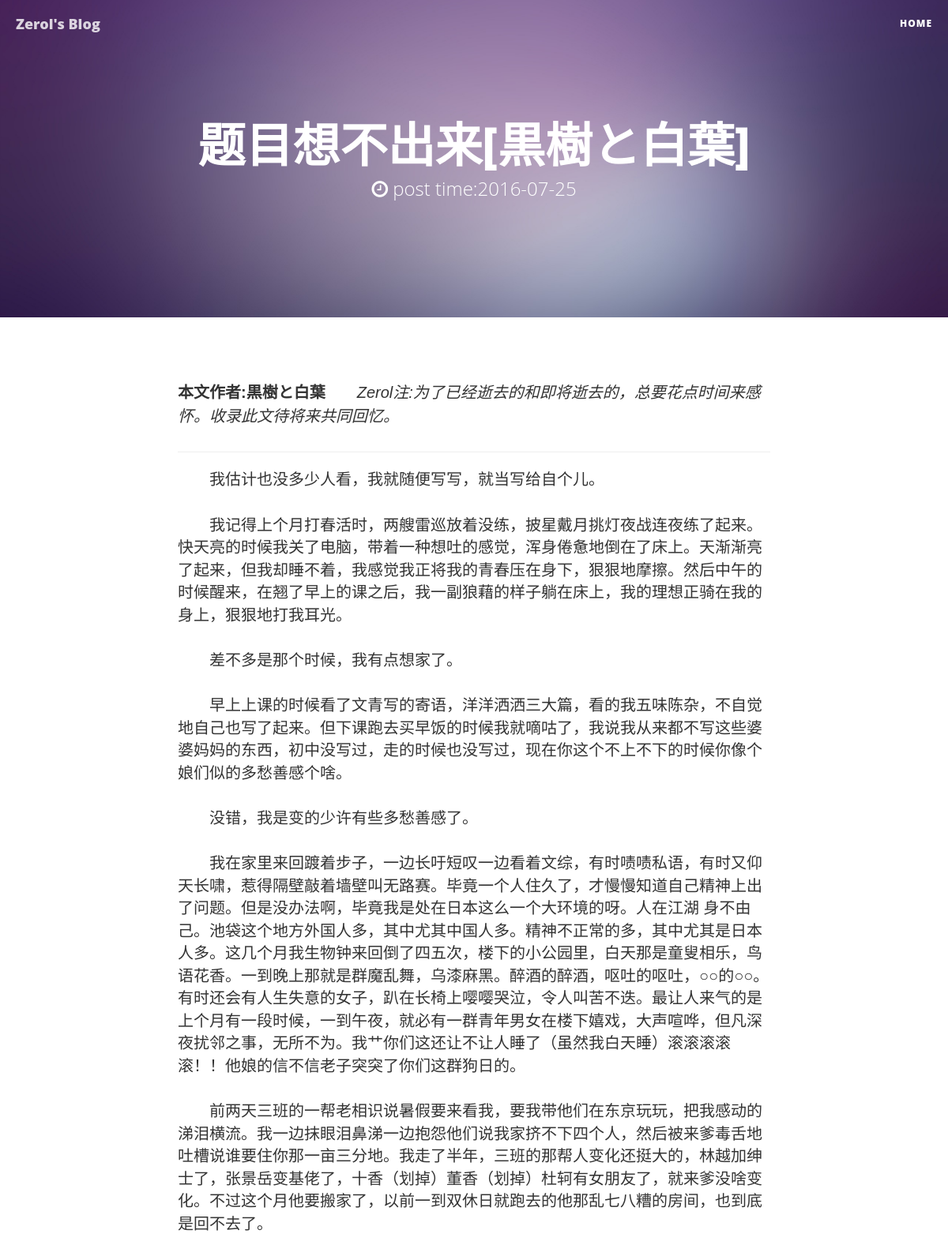
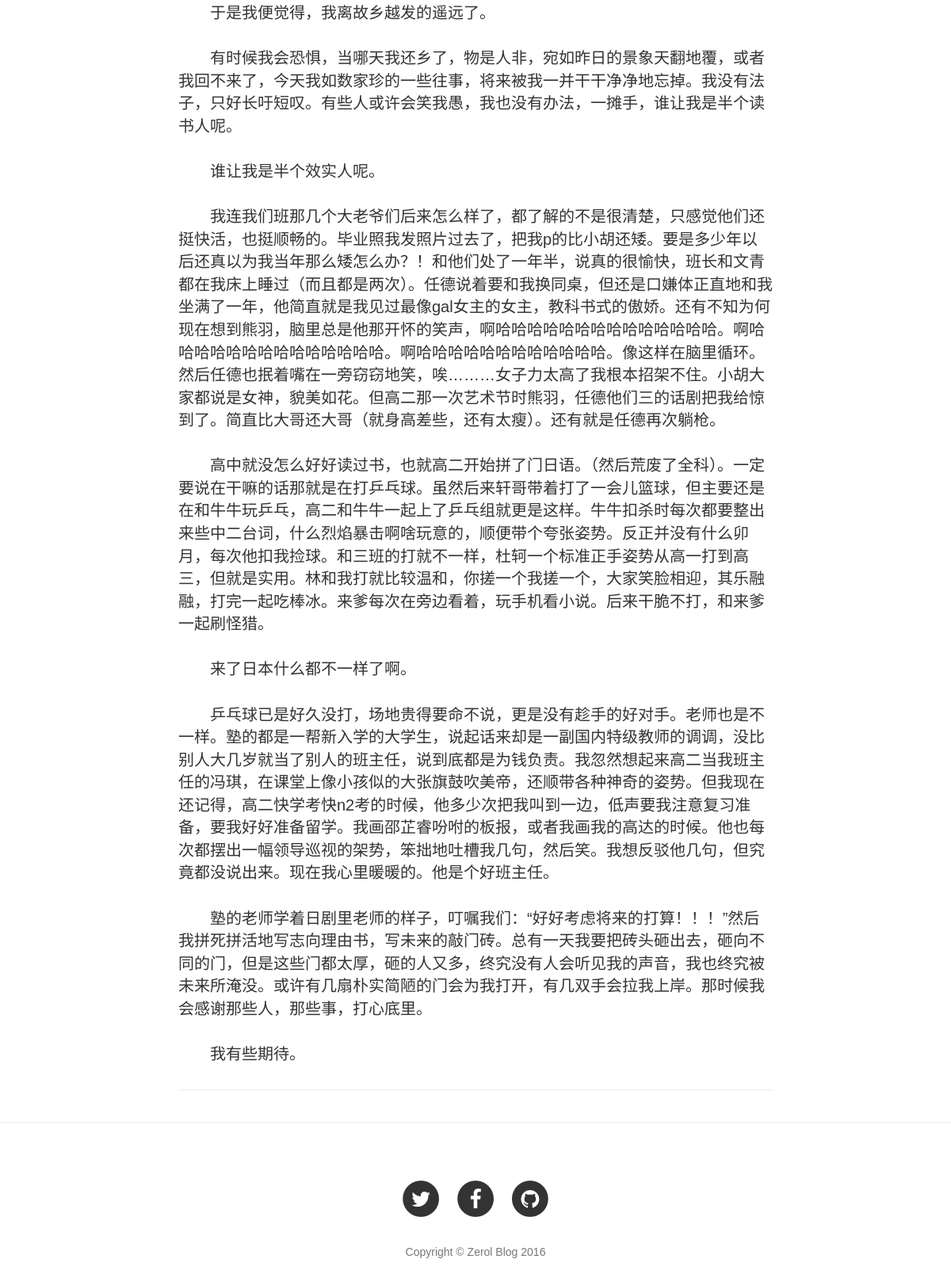
Page /blog/article/19 on the committed database (2 pictures, top to bottom).
### blog/models.py (models this page shows, shortened)
class Article(models.Model):
    STATUS_CHOICES = (
        ('d', 'Draft'),
        ('p', 'Published'),
    )
    title = models.CharField('标题', max_length=70)
    body = models.TextField('正文')
    created_time = models.DateTimeField('创建时间', auto_now_add=True)
    last_modified_time = models.DateTimeField('修改时间', auto_now=True)
    status = models.CharField('文章状态', max_length=1, choices=STATUS_CHOICES)
    abstract = models.TextField('摘要', max_length=140, blank=True, null=True)
    views = models.PositiveIntegerField('浏览量', default=0)
    topped = models.BooleanField('置顶', default=False)
    category = models.ForeignKey('Category', verbose_name='分类', null=True, on_delete=models.SET_NULL)
    tags = models.ManyToManyField('Tag', verbose_name='标签集合', blank=True)
    class Meta:
        ordering = ['-last_modified_time']

### blog/views.py (the view)
# urls.py: url(r'^article/(?P<article_id>\d+)$', views.ArticleDetailView.as_view(), name='detail'),
class ArticleDetailView(DetailView):
    model = Article
    template_name = "detail.html"
    context_object_name = "article"
    pk_url_kwarg = 'article_id'
    def get_object(self):
        obj = super(ArticleDetailView, self).get_object()
        obj.body = markdown2.markdown(obj.body, extras=['fenced-code-blocks'])
        return obj

### templates/detail.html (shortened to what this page needs)
{% extends 'base.html' %}
{% load staticfiles %}
{% block body %}
    <header class="intro-header" style="background-image: url('{% static 'img/home-bg.jpg' %}')">
        <div class="container">
            <div class="row">
                <div class="col-lg-8 col-lg-offset-2 col-md-10 col-md-offset-1">
                    <div class="site-heading">
                        <h1 style="font-size: 60px">{{ article.title }}</h1>
                        <span class="subheading">
                            <i class="fa fa-clock-o" aria-hidden="true"></i>
                            post time:{{ article.created_time | date:"Y-m-d"}}
                        </span>
                    </div>
                </div>
            </div>
        </div>
    </header>
    <article>
        <div class="container">
            <div class="row">
                <div class="col-lg-8 col-lg-offset-2 col-md-10 col-md-offset-1">
                    {{ article.body |safe }}
                    <hr>
                </div>
            </div>
        </div>
    </article>
    <hr>
{% endblock %}

### templates/base.html (style rules this page uses)
body { font-family:"Microsoft YaHei",Arial,Helvetica,sans-serif,"宋体"; }

### rows in the picture
Article: title "题目想不出来[黒樹と白葉]", created_time "2016-07-25", body "本文作者:黒樹と白葉 Zerol注:为了已经逝去的和即将逝去的，总要花点时间来感怀。收录此文待将来共同回忆。 我估计也没多少人看，我就随便写写，就当写给自个儿。 我记得上个月打春活时，两艘雷巡放着没练，披星戴月挑灯夜战连夜练了起来。快天亮的时候我关了电脑，带着一种想吐的感觉，浑身倦惫地倒在了床上。天渐渐亮了起来，但我却睡不着，我感觉我正将我的青春压在身下，狠狠地摩擦。然后中午的时候醒来，在翘了早上的课之后，我一副狼藉的样子躺在床上，我的理想正骑在我的身上，狠狠地打我耳光。 差不多是那个时候，我有点想家了。 早上上课的时候看了文青写的寄语，洋洋洒洒三大篇，看的我五味陈杂，不自觉地自己也写了起来。但下课跑去买早饭的时候我就嘀咕了，我说我从来都不写这些婆婆妈妈的东西，初中没写过，走的时候也没写过，现在你这个不上不下的时候你像个娘们似的多愁善感个啥。 没错，我是变的少许有些多愁善感了。 我在家里来回踱着步子，一边长吁短叹一边看着文综，有时啧啧私语，有时又仰天长啸，惹得隔壁敲着墙壁叫无路赛。毕竟一个人住久了，才慢慢知道自己精神上出了问题。但是没办法啊，毕竟我是处在日本这么一个大环境的呀。人在江湖…"
